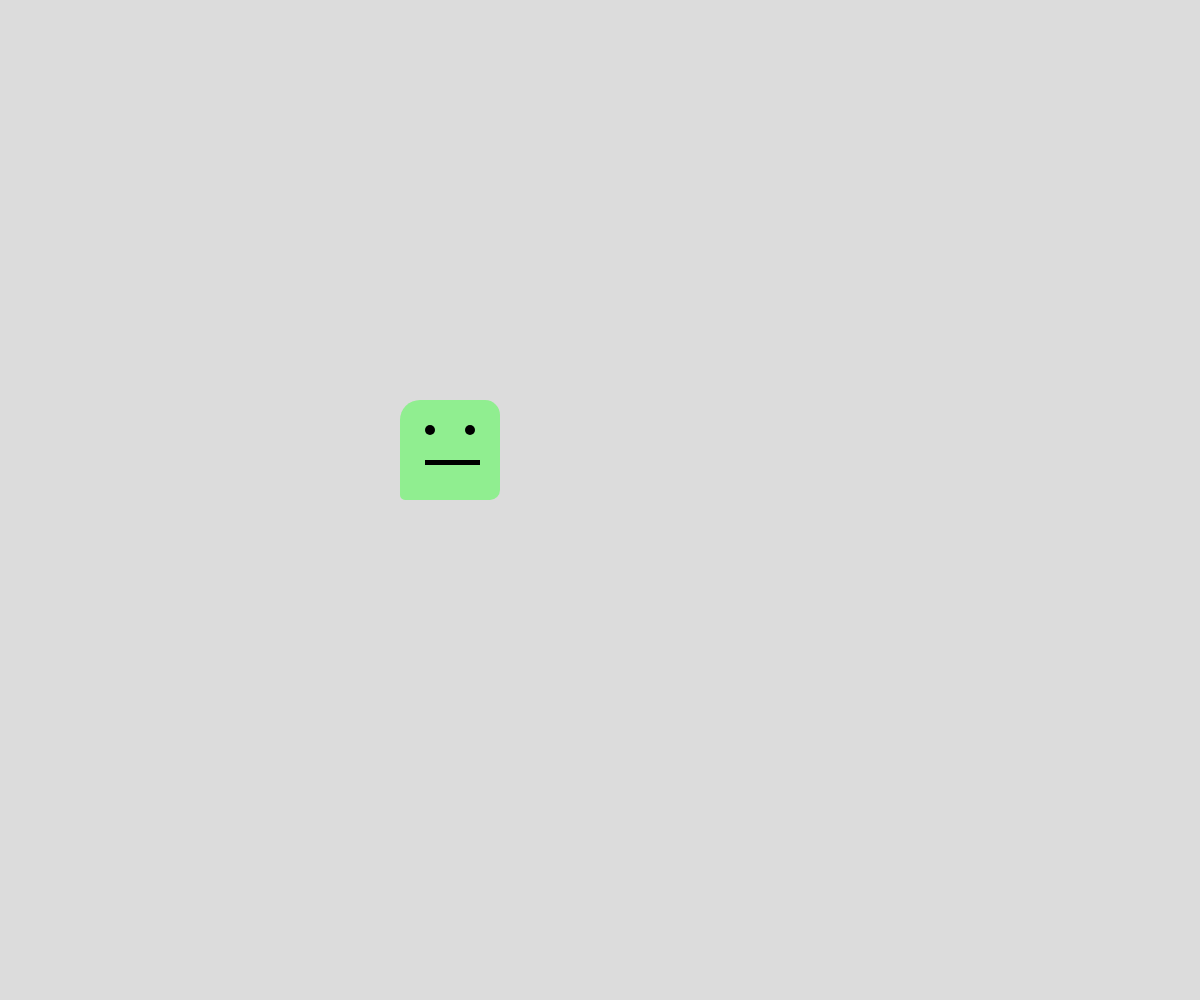
Frame 1 (no input)
Frame 60 (no input): identical to frame 1, image omitted
Frame 120 (the mouse pressed at the canvas centre since frame 60): identical to frame 1, image omitted

The p5.js sketch that drew this single still picture (run headless with seeded random() and noise() and a simulated clock; from frame 60 on, the mouse is pressed at the canvas centre):

// p5.js sketch
// ── sketch.js
// Project Title
// Your Name
// Date
//
// Extra for Experts:
// - describe what you did to take this project "above and beyond"


function setup() {
  createCanvas(windowWidth, windowHeight);
}
// function checkMulti(){
//   // a function to demonstrate how we can check
//   // if multiple keyboard buttons are pressed 
//   // at once
//   strokeWeight(mouseX/10);
//   stroke(255, 0, 0);




//   // check for multiple keypress (3 simult.)
//   let a = keyIsDown(65); //a
//   let b = keyIsDown(66); //b
//   let c = keyIsDown(67); //c

//   let str = "a:  " + a + "b:    " + b + "c:   " + c;
//   textSize(40);
//   text(str, 100, 300);

// }

function shapeSize() {
  noStroke();
  fill("lightgreen")
square(400, 400, 100, 20, 15, 10, 5);
fill("black")
circle(470,430,10);

circle(430,430,10)
rect(425, 460, 55, 5);
 
}














function draw() {
  background(220);
  // checkMulti();
 shapeSize();
 

}
